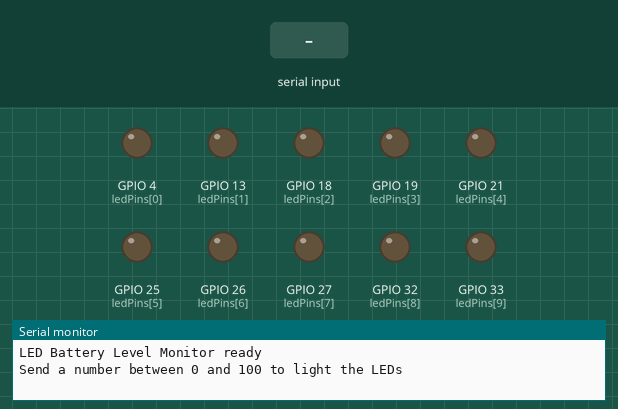
A program run on a simulated ESP32. Parts: output pins drawn as LEDs (lit = HIGH), the last lines printed to the serial monitor. Inputs (shaded band) come from the test bench.

Above: at 1.2 s.
1.3 s: "90,45,200\n" received over Serial
At 1.8 s:
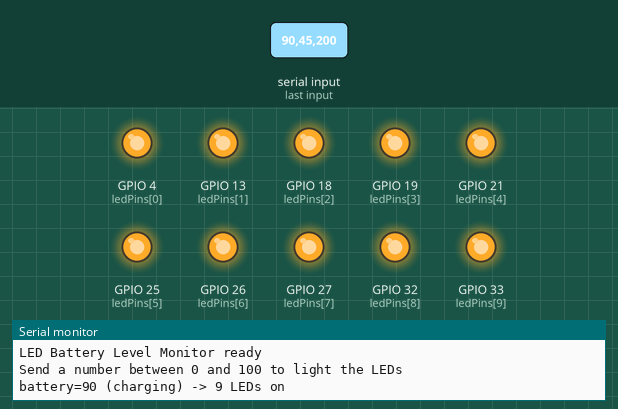
4.3 s: "30,150,10\n" received over Serial
At 5.5 s:
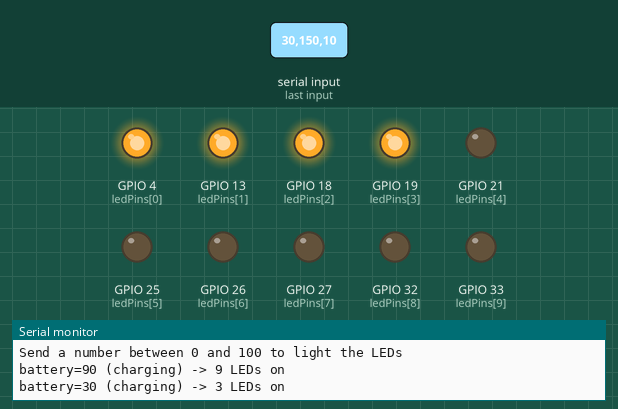
7.3 s: "1,90\n" received over Serial
At 8.1 s:
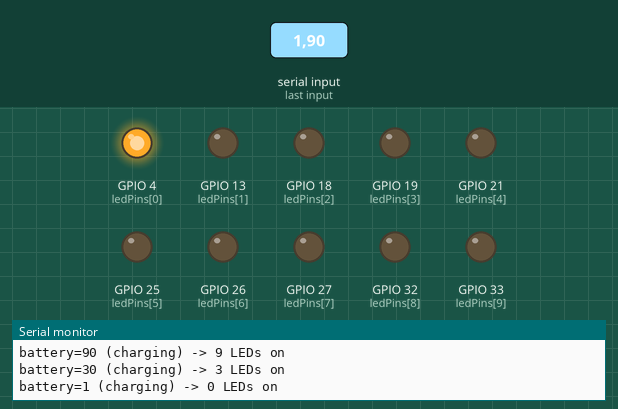
10.3 s: "90,45\n" received over Serial
At 11.6 s:
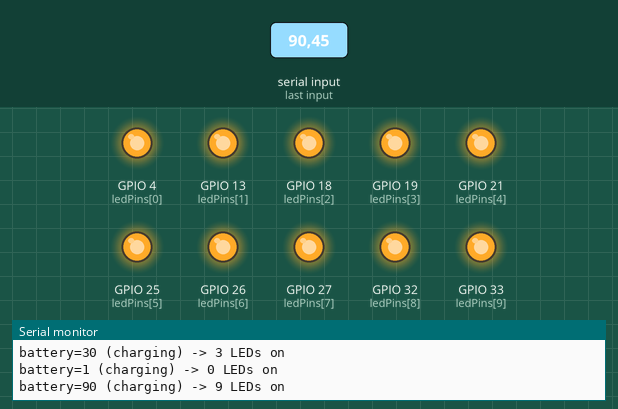
13.3 s: "30,150\n" received over Serial
At 15.9 s:
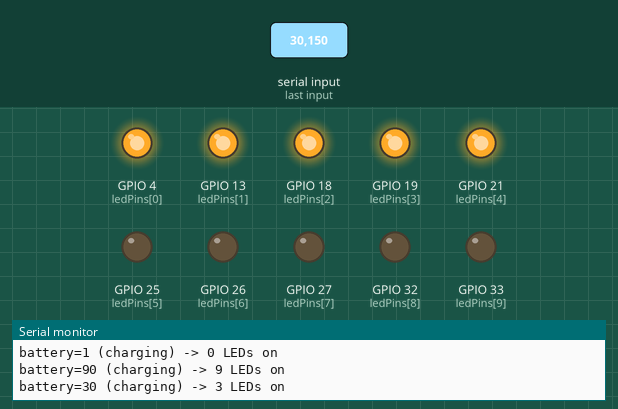
Timing chart, 0 to 20.3 s (numbered marks = the images above; inputs shaded):
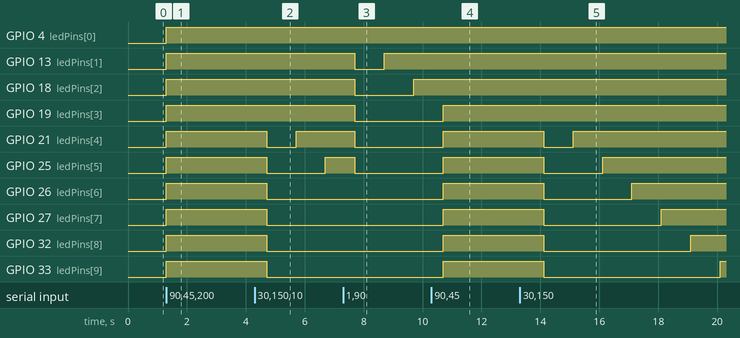

Measured:
- after the input at 1.3 s, GPIO 4 (ledPins[0]), GPIO 13 (ledPins[1]), GPIO 18 (ledPins[2]), GPIO 19 (ledPins[3]), GPIO 21 (ledPins[4]), GPIO 25 (ledPins[5]), GPIO 26 (ledPins[6]), GPIO 27 (ledPins[7]), GPIO 32 (ledPins[8]), GPIO 33 (ledPins[9]): LOW → HIGH at once
- after the input at 4.3 s, GPIO 21 (ledPins[4]): HIGH → LOW after 0.40 s, → HIGH 1.0 s later; GPIO 25 (ledPins[5]): HIGH → LOW after 0.40 s, → HIGH 2.0 s later; GPIO 26 (ledPins[6]), GPIO 27 (ledPins[7]), GPIO 32 (ledPins[8]), GPIO 33 (ledPins[9]): HIGH → LOW after 0.40 s
- after the input at 7.3 s, GPIO 13 (ledPins[1]): HIGH → LOW after 0.41 s, → HIGH 1.0 s later; GPIO 18 (ledPins[2]): HIGH → LOW after 0.41 s, → HIGH 2.0 s later
- after the input at 10.3 s, GPIO 21 (ledPins[4]): LOW → HIGH after 0.41 s instead of 1.4 s; GPIO 25 (ledPins[5]): LOW → HIGH after 0.41 s instead of 2.4 s; GPIO 26 (ledPins[6]), GPIO 27 (ledPins[7]), GPIO 32 (ledPins[8]), GPIO 33 (ledPins[9]): LOW → HIGH after 0.41 s
- after the input at 13.3 s, GPIO 21 (ledPins[4]): HIGH → LOW after 0.81 s, → HIGH 1.0 s later; GPIO 25 (ledPins[5]): HIGH → LOW after 0.81 s, → HIGH 2.0 s later

The program:

main.cpp
```cpp
#include <Arduino.h>

// pins that drive the ten LEDs in the order you listed
const uint8_t ledPins[] = {4, 13, 18, 19, 21, 25, 26, 27, 32, 33};
const size_t NUM_LEDS = sizeof(ledPins) / sizeof(ledPins[0]);

// helper that updates the LED bar according to a 0–100 percentage
void updateLEDs(int percentage) {
  // constrain percentage just in case
  percentage = constrain(percentage, 0, 100);

  // map 0..100 to 0..NUM_LEDS
  int ledsToLight = map(percentage, 0, 100, 0, NUM_LEDS);

  for (size_t i = 0; i < NUM_LEDS; ++i) {
    if (i < ledsToLight) {
      digitalWrite(ledPins[i], HIGH);
    } else {
      digitalWrite(ledPins[i], LOW);
    }
  }
}

// when charging is true we briefly fill the remaining LEDs and then return
// to the normal percentage display
// performs a single "fill" of the remaining LEDs; returns early if new
// serial data arrives so that the state can be updated immediately.
void chargingAnimation(int percentage) {
  int start = map(constrain(percentage, 0, 100), 0, 100, 0, NUM_LEDS);
  for (int i = start; i < (int)NUM_LEDS; ++i) {
    digitalWrite(ledPins[i], HIGH);
    // small delay between steps
    delay(1000);
    // if new data has arrived, bail out so the main loop can process it
    if (Serial.available()) {
      return;
    }
  }
  delay(200);
  updateLEDs(percentage);
}

void setup() {
  // configure serial so we can receive the battery percentage
  Serial.begin(115200);
  while (!Serial) {
    ; // wait for serial monitor to open
  }

  // configure all of the LED pins as outputs and turn them off
  for (size_t i = 0; i < NUM_LEDS; ++i) {
    pinMode(ledPins[i], OUTPUT);
    digitalWrite(ledPins[i], LOW);
  }

  Serial.println("LED Battery Level Monitor ready");
  Serial.println("Send a number between 0 and 100 to light the LEDs");
}

void loop() {
  static String incoming;
  static int lastPercentage = 0;
  static bool charging = false;

  // consume any available serial data and update state
  while (Serial.available()) {
    char c = Serial.read();
    if (c == '\n' || c == '\r') {
      if (incoming.length() > 0) {
        String s = incoming;
        incoming = "";
        int percentage = 0;
        bool ch = false;
        int comma = s.indexOf(',');
        if (comma >= 0) {
          percentage = s.substring(0, comma).toInt();
          ch = s.substring(comma + 1).toInt() != 0;
        } else {
          percentage = s.toInt();
        }
        lastPercentage = percentage;
        charging = ch;
        Serial.print("battery=");
        Serial.print(percentage);
        if (charging) Serial.print(" (charging)");
        Serial.print(" -> ");
        Serial.print(map(percentage, 0, 100, 0, NUM_LEDS));
        Serial.println(" LEDs on");
      }
    } else if (isDigit(c) || c == ',') {
      incoming += c;
    }
    // ignore other characters
  }

  updateLEDs(lastPercentage);

  // display or animate according to the most recent state
  if (charging) {
    chargingAnimation(lastPercentage);
  }
}
```
